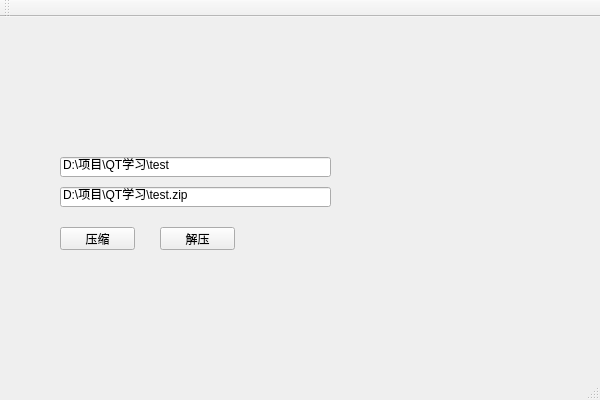
<?xml version="1.0" encoding="UTF-8"?>
<ui version="4.0">
 <class>testClass</class>
 <widget class="QMainWindow" name="testClass">
  <property name="geometry">
   <rect>
    <x>0</x>
    <y>0</y>
    <width>600</width>
    <height>400</height>
   </rect>
  </property>
  <property name="windowTitle">
   <string>test</string>
  </property>
  <widget class="QWidget" name="centralWidget">
   <widget class="QPushButton" name="test">
    <property name="geometry">
     <rect>
      <x>60</x>
      <y>210</y>
      <width>75</width>
      <height>23</height>
     </rect>
    </property>
    <property name="text">
     <string>压缩</string>
    </property>
   </widget>
   <widget class="QPushButton" name="UnCompress">
    <property name="geometry">
     <rect>
      <x>160</x>
      <y>210</y>
      <width>75</width>
      <height>23</height>
     </rect>
    </property>
    <property name="text">
     <string>解压</string>
    </property>
   </widget>
   <widget class="QLineEdit" name="filename">
    <property name="geometry">
     <rect>
      <x>60</x>
      <y>170</y>
      <width>271</width>
      <height>20</height>
     </rect>
    </property>
    <property name="text">
     <string>D:\项目\QT学习\test.zip</string>
    </property>
   </widget>
   <widget class="QLineEdit" name="formFilename">
    <property name="geometry">
     <rect>
      <x>60</x>
      <y>140</y>
      <width>271</width>
      <height>20</height>
     </rect>
    </property>
    <property name="text">
     <string>D:\项目\QT学习\test</string>
    </property>
   </widget>
  </widget>
  <widget class="QMenuBar" name="menuBar">
   <property name="geometry">
    <rect>
     <x>0</x>
     <y>0</y>
     <width>600</width>
     <height>23</height>
    </rect>
   </property>
  </widget>
  <widget class="QToolBar" name="mainToolBar">
   <attribute name="toolBarArea">
    <enum>TopToolBarArea</enum>
   </attribute>
   <attribute name="toolBarBreak">
    <bool>false</bool>
   </attribute>
  </widget>
  <widget class="QStatusBar" name="statusBar"/>
 </widget>
 <layoutdefault spacing="6" margin="11"/>
 <resources>
  <include location="test.qrc"/>
 </resources>
 <connections/>
</ui>
